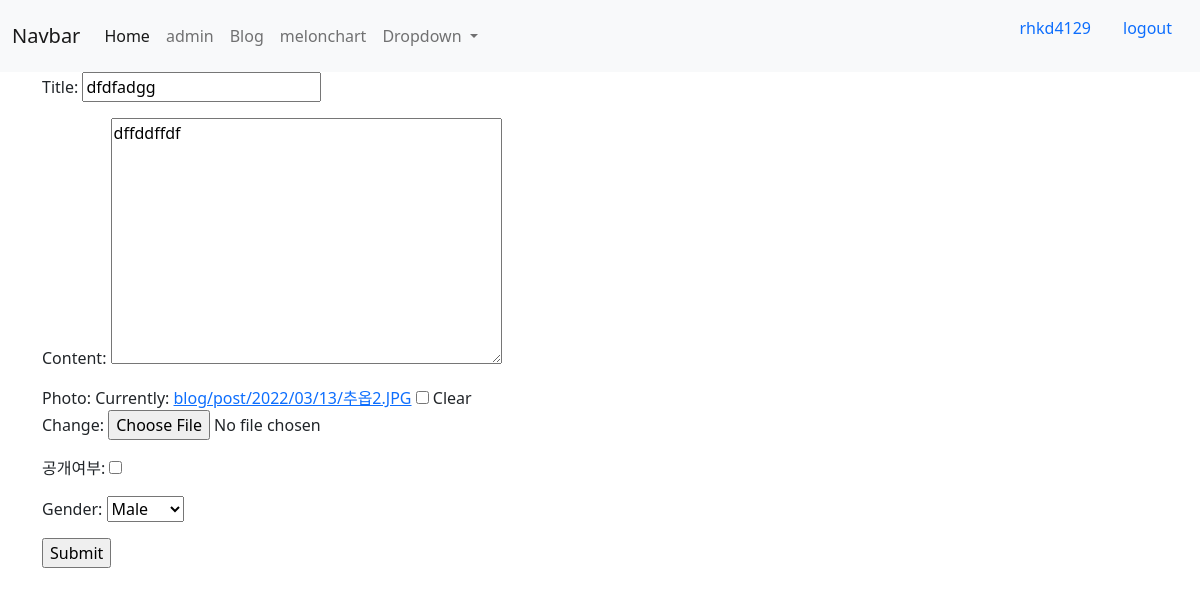
The page /blog/edit/2/ (signed in) on the database its author committed.
### accounts/models.py (models this page shows)
class User(AbstractUser):
    phone_number = models.CharField(blank =True ,default='' ,max_length=12)

### blog/models.py (models this page shows, shortened)
class Post(models.Model):
    class GenderChices(models.TextChoices):
        MALE = "M","Male"   #DB에저장되는 값 ,실제 사용할 값
        FEMALE = "F","Female"
    author = models.ForeignKey(settings.AUTH_USER_MODEL,on_delete=models.CASCADE) # 추천!
    title = models.CharField(max_length=20)
    photo = models.ImageField(blank = True, upload_to = 'blog/post/%Y/%m/%d')
    content = models.TextField()
    gender = models.CharField(max_length=1,blank=True,choices=GenderChices.choices)#,default=GenderChices.MALE
    is_public = models.BooleanField(default = False,verbose_name= '공개여부')
    created_at = models.DateTimeField(auto_now_add=True)
    updated_at = models.DateTimeField(auto_now=True)

### blog/views/post_views.py (the view)
# urls.py: path('edit/<int:post_pk>/',post_views.blog_edit ,name='blog_edit'),
@login_required
def blog_edit(request,post_pk):
    post = get_object_or_404(Post,pk =post_pk)
    if post.author != request.user:
        messages.error(request,'작성자만 수정가능') #이부분은 데코레이터로 할것
        return redirect(post)
    if request.method == 'POST':
        form = PostForm(request.POST,request.FILES,instance=post)
        if form.is_valid():
            post = form.save()
            return redirect(post)
    else:
        form = PostForm(instance=post)
    return render(request,'blog/form.html',{'form':form,})

### blog/forms.py
class PostForm(forms.ModelForm):
    class Meta:
        model = Post
        fields = ['title','content','photo','is_public','gender']#'__all__'

### blog/templates/blog/form.html (shortened to what this page needs)
{% extends 'blog/layout.html' %}
{% block content %}
    <form action="" method="post" enctype="multipart/form-data" >
        {{form.as_p}}
        <input type="submit">
    </form>
{% endblock content %}

### project1/templates/layout.html (shortened to what this page needs)
<!DOCTYPE html>
<html lang="en">
<head>
    <link href="https://cdn.jsdelivr.net/npm/bootstrap@5.1.3/dist/css/bootstrap.min.css" rel="stylesheet"/>
</head>
<body>
    <nav class="navbar navbar-expand-lg navbar-light bg-light">
        <div class="container-fluid">
          <a class="navbar-brand" href="#">Navbar</a>
          <div class="collapse navbar-collapse" id="navbarSupportedContent">
            <ul class="navbar-nav me-auto mb-2 mb-lg-0">
              <li class="nav-item">
                <a class="nav-link active" aria-current="page" href="{% url 'home'%}">Home</a>
              </li>
              <li class="nav-item">
                <a class="nav-link" href="{% url 'admin:index' %}">admin</a>
                </li>
              <li class="nav-item">
              <a class="nav-link" href="{% url 'blog:post_list' %}">Blog</a>
              </li>
              <li class="nav-item">
                <a class="nav-link" href="{% url 'crawling:melon_chart' %}">melonchart</a>
                </li>
              <li class="nav-item dropdown">
                <a class="nav-link dropdown-toggle" href="#" id="navbarDropdown" role="button" data-bs-toggle="dropdown" aria-expanded="false">
                  Dropdown
                </a>
              </li>
            </ul>
             <li class="nav-item d-flex">
               {% if user.is_authenticated %}
               <p class="nav-link">{{user.username}}</p>
               <a class="nav-link" href="{% url 'accounts:logout' %}">logout</a>
              {% else %}
              <a class="nav-link" href="{% url 'accounts:login' %}">login</a>
              <a class="nav-link" href="{% url 'accounts:signup' %}">sign_up</a>
              {% endif %}
             </li>
          </div>
        </div>
      </nav>
      <div class="container">
        <div class="row">
          <div class="col-sm-12">
            {% block content %}
            {% endblock content %}
          </div>
        </div>
      </div>
</body>
</html>

### rows shown on the page
User: username "rhkd4129"
Post: title "dfdfadgg", content "dffddffdf", gender "Male"
